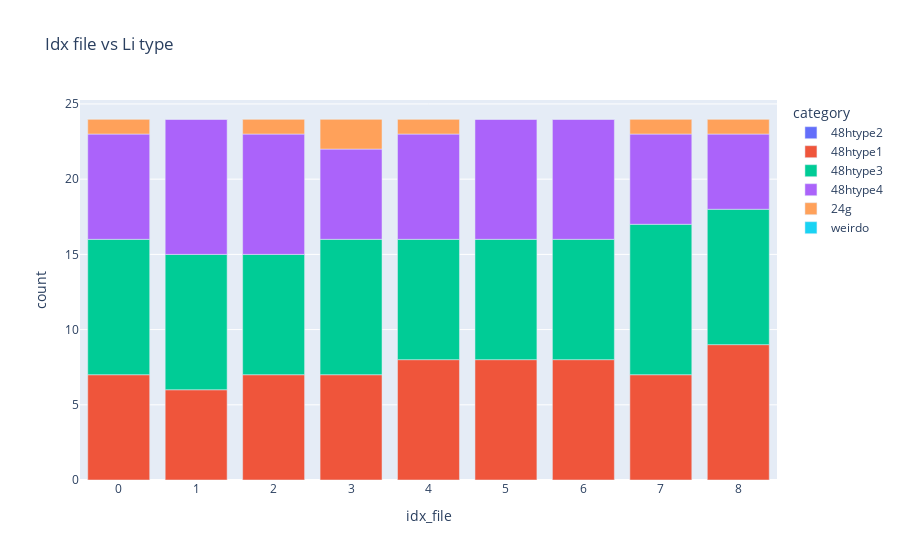

Source (notebook cell):
### Code cell
get_amount_type(file_loc_important_cols_sorted, litype, el = "Li")

el = "Li"
style = "bar"


category_labels = {
    '48htype1': '48htype2',
    '48htype2': '48htype1',
    '48htype3': '48htype3',
    '48htype4': '48htype4',
    '24g': '24g',
    'weirdo': 'weirdo'
    # ... add more as needed
}

df = plot_amount_type(file_loc_important_cols_sorted, litype, el, style, category_labels)

### Figure 1 — Plotly figure (JSON) as saved in the notebook; plotly's stock layout.template omitted (floating-point values rounded to 4 significant figures)
{"data": [{"alignmentgroup": "True", "hovertemplate": "category=48htype2<br>idx_file=%{x}<br>count=%{y}<extra></extra>", "legendgroup": "48htype2", "marker": {"color": "#636efa", "pattern": {"shape": ""}}, "name": "48htype2", "offsetgroup": "48htype2", "orientation": "v", "showlegend": true, "textposition": "auto", "type": "bar", "x": [0, 1, 2, 3, 4, 5, 6, 7, 8], "xaxis": "x", "y": [0, 0, 0, 0, 0, 0, 0, 0, 0], "yaxis": "y"}, {"alignmentgroup": "True", "hovertemplate": "category=48htype1<br>idx_file=%{x}<br>count=%{y}<extra></extra>", "legendgroup": "48htype1", "marker": {"color": "#EF553B", "pattern": {"shape": ""}}, "name": "48htype1", "offsetgroup": "48htype1", "orientation": "v", "showlegend": true, "textposition": "auto", "type": "bar", "x": [0, 1, 2, 3, 4, 5, 6, 7, 8], "xaxis": "x", "y": [7, 6, 7, 7, 8, 8, 8, 7, 9], "yaxis": "y"}, {"alignmentgroup": "True", "hovertemplate": "category=48htype3<br>idx_file=%{x}<br>count=%{y}<extra></extra>", "legendgroup": "48htype3", "marker": {"color": "#00cc96", "pattern": {"shape": ""}}, "name": "48htype3", "offsetgroup": "48htype3", "orientation": "v", "showlegend": true, "textposition": "auto", "type": "bar", "x": [0, 1, 2, 3, 4, 5, 6, 7, 8], "xaxis": "x", "y": [9, 9, 8, 9, 8, 8, 8, 10, 9], "yaxis": "y"}, {"alignmentgroup": "True", "hovertemplate": "category=48htype4<br>idx_file=%{x}<br>count=%{y}<extra></extra>", "legendgroup": "48htype4", "marker": {"color": "#ab63fa", "pattern": {"shape": ""}}, "name": "48htype4", "offsetgroup": "48htype4", "orientation": "v", "showlegend": true, "textposition": "auto", "type": "bar", "x": [0, 1, 2, 3, 4, 5, 6, 7, 8], "xaxis": "x", "y": [7, 9, 8, 6, 7, 8, 8, 6, 5], "yaxis": "y"}, {"alignmentgroup": "True", "hovertemplate": "category=24g<br>idx_file=%{x}<br>count=%{y}<extra></extra>", "legendgroup": "24g", "marker": {"color": "#FFA15A", "pattern": {"shape": ""}}, "name": "24g", "offsetgroup": "24g", "orientation": "v", "showlegend": true, "textposition": "auto", "type": "bar", "x": [0, 1, 2, 3, 4, 5, 6, 7, 8], "xaxis": "x", "y": [1, 0, 1, 2, 1, 0, 0, 1, 1], "yaxis": "y"}, {"alignmentgroup": "True", "hovertemplate": "category=weirdo<br>idx_file=%{x}<br>count=%{y}<extra></extra>", "legendgroup": "weirdo", "marker": {"color": "#19d3f3", "pattern": {"shape": ""}}, "name": "weirdo", "offsetgroup": "weirdo", "orientation": "v", "showlegend": true, "textposition": "auto", "type": "bar", "x": [0, 1, 2, 3, 4, 5, 6, 7, 8], "xaxis": "x", "y": [0, 0, 0, 0, 0, 0, 0, 0, 0], "yaxis": "y"}], "layout": {"barmode": "relative", "legend": {"title": {"text": "category"}, "tracegroupgap": 0}, "title": {"text": "Idx file vs Li type"}, "xaxis": {"anchor": "y", "domain": [0, 1], "title": {"text": "idx_file"}}, "yaxis": {"anchor": "x", "domain": [0, 1], "title": {"text": "count"}}}}
